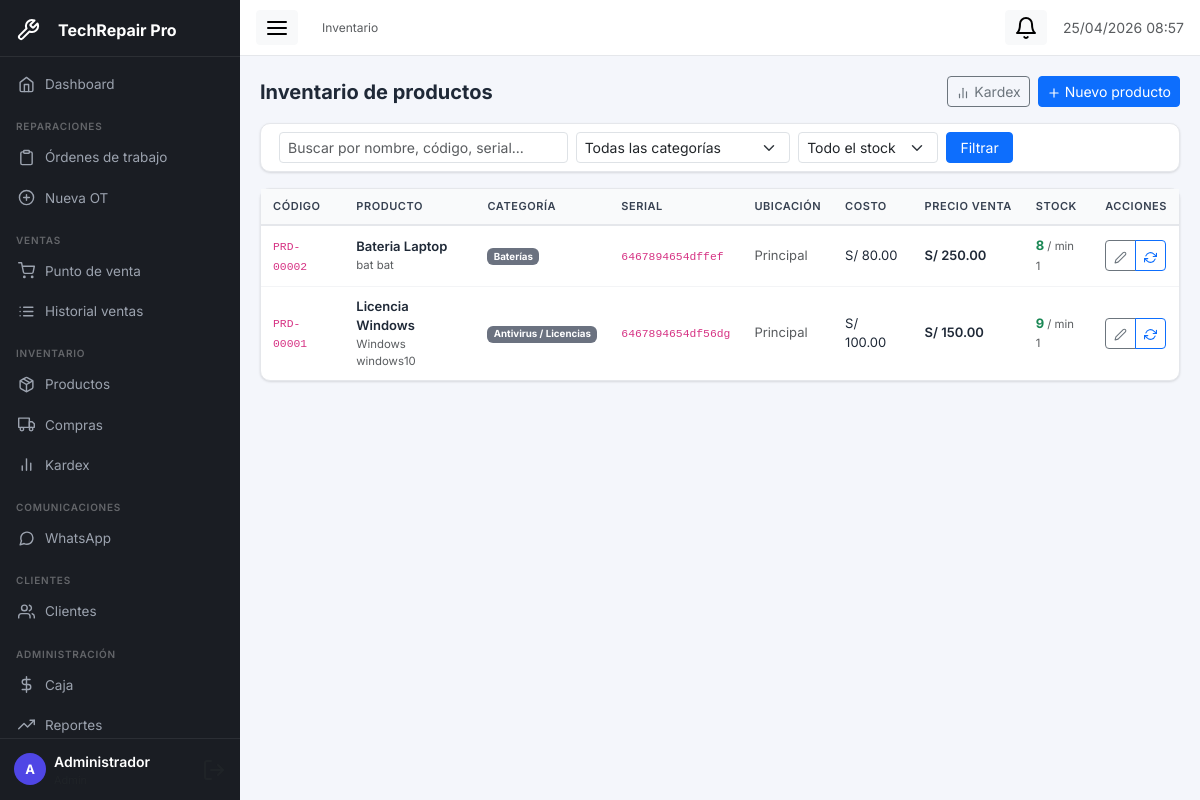
The page /modules/inventario/index.php (signed in) on the database its author committed.
### tables this page shows
CREATE TABLE `productos`  (
  `id` int UNSIGNED NOT NULL AUTO_INCREMENT,
  `codigo` varchar(50) NOT NULL,
  `nombre` varchar(200) NOT NULL,
  `descripcion` text NULL,
  `categoria_id` int UNSIGNED NOT NULL,
  `marca` varchar(100) NULL DEFAULT NULL,
  `modelo` varchar(150) NULL DEFAULT NULL,
  `serial` varchar(100) NULL DEFAULT NULL,
  `ubicacion` varchar(100) NULL DEFAULT NULL COMMENT 'Estante/fila/columna en almacén',
  `precio_costo` decimal(10, 2) NOT NULL DEFAULT 0.00,
  `precio_venta` decimal(10, 2) NOT NULL DEFAULT 0.00,
  `stock_actual` decimal(10, 2) NOT NULL DEFAULT 0.00,
  `stock_minimo` decimal(10, 2) NOT NULL DEFAULT 1.00,
  `stock_maximo` decimal(10, 2) NULL DEFAULT 100.00,
  `unidad` varchar(20) NULL DEFAULT 'unidad',
  `activo` tinyint(1) NOT NULL DEFAULT 1,
  `created_at` datetime NOT NULL DEFAULT current_timestamp(),
  `updated_at` datetime NOT NULL DEFAULT current_timestamp() ON UPDATE CURRENT_TIMESTAMP,
  PRIMARY KEY (`id`) USING BTREE,
  UNIQUE INDEX `codigo`(`codigo` ASC) USING BTREE,
  INDEX `idx_categoria`(`categoria_id` ASC) USING BTREE,
  INDEX `idx_stock_minimo`(`stock_actual` ASC, `stock_minimo` ASC) USING BTREE,
  CONSTRAINT `productos_ibfk_1` FOREIGN KEY (`categoria_id`) REFERENCES `categorias` (`id`) ON DELETE RESTRICT ON UPDATE RESTRICT
);

CREATE TABLE `categorias`  (
  `id` int UNSIGNED NOT NULL AUTO_INCREMENT,
  `nombre` varchar(100) NOT NULL,
  `tipo` enum('repuesto','hardware','ofimatica','accesorio','software') NOT NULL,
  `descripcion` text NULL,
  `activo` tinyint(1) NOT NULL DEFAULT 1,
  PRIMARY KEY (`id`) USING BTREE
);

### config/app.php (called while the page is built, shortened)
<?php
function sanitize(string $val): string {
    return htmlspecialchars(trim($val), ENT_QUOTES, 'UTF-8');
}
function formatMoney(float $amount): string {
    return 'S/ ' . number_format($amount, 2, '.', ',');
}

### modules/inventario/index.php (the view, shortened to what this page needs)
<?php
require_once __DIR__ . '/../../config/app.php';
$db = getDB();
$f_buscar = trim($_GET['q'] ?? '');
$where = ['p.activo=1'];
$params = [];
$sql = "SELECT p.*, c.nombre as cat_nombre, c.tipo as cat_tipo
        FROM productos p JOIN categorias c ON c.id=p.categoria_id
        WHERE " . implode(' AND ', $where) . "
        ORDER BY p.stock_actual<=p.stock_minimo DESC, p.nombre
        LIMIT 300";
$stmt = $db->prepare($sql);
$stmt->execute($params);
$productos = $stmt->fetchAll();
require_once __DIR__ . '/../../includes/header.php';
?>
<div class="d-flex justify-content-between align-items-center mb-3">
  <h5 class="fw-bold mb-0">Inventario de productos</h5>
  <div class="d-flex gap-2">
    <a href="<?= BASE_URL ?>modules/inventario/kardex.php" class="btn btn-outline-secondary btn-sm">
      <i data-feather="bar-chart-2" style="width:14px;height:14px"></i> Kardex
    </a>
    <a href="<?= BASE_URL ?>modules/inventario/nuevo.php" class="btn btn-primary btn-sm">
      <i data-feather="plus" style="width:14px;height:14px"></i> Nuevo producto
    </a>
  </div>
</div>
<div class="tr-card mb-3">
  <div class="tr-card-body py-2">
    <form method="GET" class="row g-2 align-items-end">
      <div class="col-md-4">
        <input type="text" name="q" class="form-control form-control-sm" placeholder="Buscar por nombre, código, serial..." value="<?= sanitize($f_buscar) ?>"/>
      </div>
      <div class="col-md-3">
        <select name="categoria" class="form-select form-select-sm">
          <option value="">Todas las categorías</option>
        </select>
      </div>
      <div class="col-md-2">
        <select name="stock" class="form-select form-select-sm">
          <option value="">Todo el stock</option>
        </select>
      </div>
      <div class="col-md-1"><button type="submit" class="btn btn-primary btn-sm w-100">Filtrar</button></div>
    </form>
  </div>
</div>
<div class="tr-card">
  <div class="tr-card-body p-0" style="overflow:hidden"><div class="table-responsive-wrapper" style="overflow-x:auto;-webkit-overflow-scrolling:touch">
    <table class="tr-table">
      <thead>
        <tr>
          <th>Código</th><th>Producto</th><th>Categoría</th>
          <th>Serial</th><th>Ubicación</th>
          <th>Costo</th><th>Precio venta</th>
          <th>Stock</th><th>Acciones</th>
        </tr>
      </thead>
      <tbody>
        <?php foreach ($productos as $p):
          $stockBajo = $p['stock_actual'] <= $p['stock_minimo'];
        ?>
        <tr class="<?= $stockBajo ? 'table-warning' : '' ?>">
          <td><code><?= sanitize($p['codigo']) ?></code></td>
          <td>
            <div class="fw-semibold"><?= sanitize($p['nombre']) ?></div>
            <?php if ($p['marca']): ?><div class="text-muted small"><?= sanitize($p['marca'].' '.($p['modelo']??'')) ?></div><?php endif; ?>
          </td>
          <td><span class="badge bg-secondary"><?= sanitize($p['cat_nombre']) ?></span></td>
          <td class="small"><?= $p['serial'] ? '<code>'.sanitize($p['serial']).'</code>' : '—' ?></td>
          <td class="small text-muted"><?= sanitize($p['ubicacion'] ?? '—') ?></td>
          <td><?= formatMoney($p['precio_costo']) ?></td>
          <td class="fw-semibold"><?= formatMoney($p['precio_venta']) ?></td>
          <td>
            <span class="fw-bold <?= $stockBajo ? 'text-danger' : 'text-success' ?>">
              <?= number_format($p['stock_actual'],0) ?>
            </span>
            <span class="text-muted small"> / min <?= number_format($p['stock_minimo'],0) ?></span>
          </td>
          <td>
            <div class="btn-group btn-group-sm">
              <a href="<?= BASE_URL ?>modules/inventario/editar.php?id=<?= $p['id'] ?>"
                 class="btn btn-outline-secondary" title="Editar">
                <i data-feather="edit-2" style="width:13px;height:13px"></i>
              </a>
              <a href="<?= BASE_URL ?>modules/inventario/movimiento.php?id=<?= $p['id'] ?>"
                 class="btn btn-outline-primary" title="Entrada/Salida">
                <i data-feather="refresh-cw" style="width:13px;height:13px"></i>
              </a>
            </div>
          </td>
        </tr>
        <?php endforeach; ?>
      </tbody>
    </table>
  </div>
</div>
<?php require_once __DIR__ . '/../../includes/footer.php'; ?>

### assets/css/app.css (style rules this page uses)
:root { --sidebar-w: 240px; --sidebar-bg: #1a1d23; --sidebar-text: #9ca3af; --topbar-h: 56px; --primary: #4f46e5; --primary-lt: #eef2ff; --radius: 10px; --shadow: 0 1px 3px rgba(0,0,0,.08), 0 1px 2px rgba(0,0,0,.05); --shadow-md: 0 4px 16px rgba(0,0,0,.10); }
*, *::before, *::after { box-sizing: border-box; }
body.tr-body { margin: 0; font-family: 'Inter', system-ui, -apple-system, sans-serif; background: #f4f6fb; color: #1f2937; -webkit-text-size-adjust: 100%; }
.tr-card { background: #fff; border-radius: var(--radius); box-shadow: var(--shadow); border: 1px solid #e5e7eb; }
.tr-card-body { padding: 18px; }
.table-responsive-wrapper { overflow-x: auto; -webkit-overflow-scrolling: touch; border-radius: 0 0 var(--radius) var(--radius); }
.tr-table { width: 100%; border-collapse: collapse; min-width: 500px; }
.tr-table th { background: #f9fafb; color: #374151; font-weight: 600; font-size: 11px; text-transform: uppercase; letter-spacing: .05em; padding: 9px 12px; border-bottom: 2px solid #e5e7eb; white-space: nowrap; }
.tr-table td { padding: 10px 12px; border-bottom: 1px solid #f3f4f6; font-size: 13px; vertical-align: middle; }
.tr-table tbody tr:last-child td { border-bottom: none; }
.badge.bg-secondary { background: #6b7280 !important; }

### rows shown on the page
productos: codigo "PRD-00002", nombre "Bateria Laptop", marca+modelo "bat bat", categoria.nombre "Baterías", serial "6467894654dffef", ubicacion "Principal", precio_costo "S/ 80.00", precio_venta "S/ 250.00", stock_actual "8", stock_minimo "1"
productos: codigo "PRD-00001", nombre "Licencia Windows", marca+modelo "Windows windows10", categoria.nombre "Antivirus / Licencias", serial "6467894654df56dg", ubicacion "Principal", precio_costo "S/ 100.00", precio_venta "S/ 150.00", stock_actual "9", stock_minimo "1"

### other values the page prints
APP_NAME "TechRepair Pro"
substr($u['nombre'],0,1) "A"
$u['nombre'] "Administrador"
$item['label'] "Inventario"
